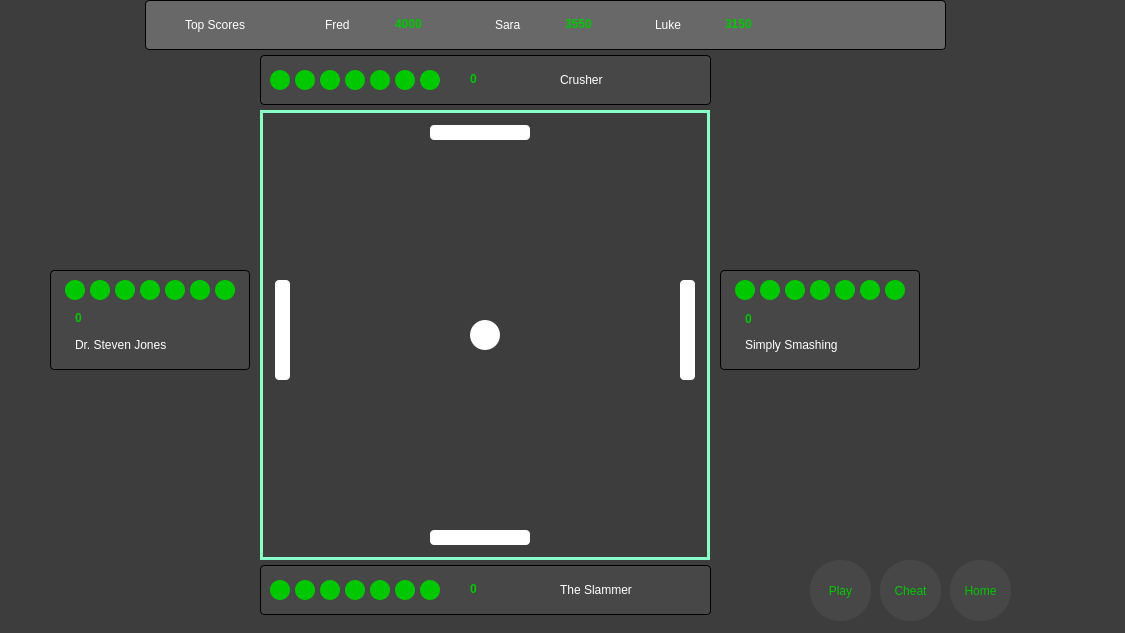
 <widget class="QWidget" name="InGame">
  <property name="geometry">
   <rect>
    <x>0</x>
    <y>0</y>
    <width>1125</width>
    <height>633</height>
   </rect>
  </property>
  <property name="mouseTracking">
   <bool>true</bool>
  </property>
  <property name="windowTitle">
   <string>All-4-Pong - Game Court</string>
  </property>
  <property name="styleSheet">
   <string notr="true">background-color: rgb(61, 61, 61);</string>
  </property>
  <widget class="QLabel" name="lblTop2Usrnm">
   <property name="geometry">
    <rect>
     <x>495</x>
     <y>15</y>
     <width>61</width>
     <height>20</height>
    </rect>
   </property>
   <property name="mouseTracking">
    <bool>true</bool>
   </property>
   <property name="styleSheet">
    <string notr="true">background-color: rgb(104,104,104);
color: rgb(255, 255, 255);
text-align: center;</string>
   </property>
   <property name="text">
    <string>Sara</string>
   </property>
  </widget>
  <widget class="QLabel" name="lblLife3PT">
   <property name="geometry">
    <rect>
     <x>320</x>
     <y>70</y>
     <width>20</width>
     <height>20</height>
    </rect>
   </property>
   <property name="mouseTracking">
    <bool>true</bool>
   </property>
   <property name="styleSheet">
    <string notr="true">background-color: rgb(0, 200, 0);
border-radius: 10px;</string>
   </property>
   <property name="text">
    <string/>
   </property>
  </widget>
  <widget class="QLabel" name="lblLife4PL">
   <property name="geometry">
    <rect>
     <x>140</x>
     <y>280</y>
     <width>20</width>
     <height>20</height>
    </rect>
   </property>
   <property name="mouseTracking">
    <bool>true</bool>
   </property>
   <property name="styleSheet">
    <string notr="true">background-color: rgb(0, 200, 0);
border-radius: 10px;</string>
   </property>
   <property name="text">
    <string/>
   </property>
  </widget>
  <widget class="QLabel" name="lblLife7PT">
   <property name="geometry">
    <rect>
     <x>420</x>
     <y>70</y>
     <width>20</width>
     <height>20</height>
    </rect>
   </property>
   <property name="mouseTracking">
    <bool>true</bool>
   </property>
   <property name="styleSheet">
    <string notr="true">background-color: rgb(0, 200, 0);
border-radius: 10px;</string>
   </property>
   <property name="text">
    <string/>
   </property>
  </widget>
  <widget class="QLabel" name="lblLife6PB">
   <property name="geometry">
    <rect>
     <x>395</x>
     <y>580</y>
     <width>20</width>
     <height>20</height>
    </rect>
   </property>
   <property name="mouseTracking">
    <bool>true</bool>
   </property>
   <property name="styleSheet">
    <string notr="true">background-color: rgb(0, 200, 0);
border-radius: 10px;</string>
   </property>
   <property name="text">
    <string/>
   </property>
  </widget>
  <widget class="QLabel" name="lblUsernamePR">
   <property name="geometry">
    <rect>
     <x>745</x>
     <y>335</y>
     <width>131</width>
     <height>20</height>
    </rect>
   </property>
   <property name="mouseTracking">
    <bool>true</bool>
   </property>
   <property name="styleSheet">
    <string notr="true">background-color: rgb(71, 71, 71);
color: rgb(255, 255, 255);
text-align: center;</string>
   </property>
   <property name="text">
    <string>Simply Smashing</string>
   </property>
  </widget>
  <widget class="QLabel" name="lblTop3Usrnm">
   <property name="geometry">
    <rect>
     <x>655</x>
     <y>15</y>
     <width>61</width>
     <height>20</height>
    </rect>
   </property>
   <property name="mouseTracking">
    <bool>true</bool>
   </property>
   <property name="styleSheet">
    <string notr="true">background-color: rgb(104,104,104);
color: rgb(255, 255, 255);
text-align: center;</string>
   </property>
   <property name="text">
    <string>Luke</string>
   </property>
  </widget>
  <widget class="QLabel" name="lblTop1Score">
   <property name="geometry">
    <rect>
     <x>395</x>
     <y>15</y>
     <width>61</width>
     <height>17</height>
    </rect>
   </property>
   <property name="font">
    <font>
     <weight>75</weight>
     <italic>false</italic>
     <bold>true</bold>
    </font>
   </property>
   <property name="mouseTracking">
    <bool>true</bool>
   </property>
   <property name="styleSheet">
    <string notr="true">background-color: rgb(104,104,104);
color: rgb(0, 200, 0);
text-align: center;</string>
   </property>
   <property name="frameShadow">
    <enum>QFrame::Plain</enum>
   </property>
   <property name="text">
    <string>4000</string>
   </property>
  </widget>
  <widget class="QLabel" name="lblPlayerBoardR">
   <property name="geometry">
    <rect>
     <x>720</x>
     <y>270</y>
     <width>200</width>
     <height>100</height>
    </rect>
   </property>
   <property name="mouseTracking">
    <bool>true</bool>
   </property>
   <property name="styleSheet">
    <string notr="true">background-color: rgb(71, 71, 71);
border: 1px solid rgb(0, 0, 0);
color: rgb(0, 200, 0);
border-radius: 4px;</string>
   </property>
   <property name="text">
    <string/>
   </property>
  </widget>
  <widget class="QLabel" name="lblTop3Score">
   <property name="geometry">
    <rect>
     <x>725</x>
     <y>15</y>
     <width>61</width>
     <height>17</height>
    </rect>
   </property>
   <property name="font">
    <font>
     <weight>75</weight>
     <italic>false</italic>
     <bold>true</bold>
    </font>
   </property>
   <property name="mouseTracking">
    <bool>true</bool>
   </property>
   <property name="styleSheet">
    <string notr="true">background-color: rgb(104,104,104);
color: rgb(0, 200, 0);
text-align: center;</string>
   </property>
   <property name="frameShadow">
    <enum>QFrame::Plain</enum>
   </property>
   <property name="text">
    <string>3150</string>
   </property>
  </widget>
  <widget class="QLabel" name="lblLife2PR">
   <property name="geometry">
    <rect>
     <x>760</x>
     <y>280</y>
     <width>20</width>
     <height>20</height>
    </rect>
   </property>
   <property name="mouseTracking">
    <bool>true</bool>
   </property>
   <property name="styleSheet">
    <string notr="true">background-color: rgb(0, 200, 0);
border-radius: 10px;</string>
   </property>
   <property name="text">
    <string/>
   </property>
  </widget>
  <widget class="QLabel" name="lblLife5PB">
   <property name="geometry">
    <rect>
     <x>370</x>
     <y>580</y>
     <width>20</width>
     <height>20</height>
    </rect>
   </property>
   <property name="mouseTracking">
    <bool>true</bool>
   </property>
   <property name="styleSheet">
    <string notr="true">background-color: rgb(0, 200, 0);
border-radius: 10px;</string>
   </property>
   <property name="text">
    <string/>
   </property>
  </widget>
  <widget class="QLabel" name="lblLeaderBoard">
   <property name="geometry">
    <rect>
     <x>145</x>
     <y>0</y>
     <width>801</width>
     <height>50</height>
    </rect>
   </property>
   <property name="mouseTracking">
    <bool>true</bool>
   </property>
   <property name="styleSheet">
    <string notr="true">background-color: rgb(104, 104, 104);
border: 1px solid rgb(0, 0, 0);
color: rgb(0, 200, 0);
border-radius: 4px;</string>
   </property>
   <property name="text">
    <string/>
   </property>
  </widget>
  <widget class="QLabel" name="lblPlayerBoardB">
   <property name="geometry">
    <rect>
     <x>260</x>
     <y>565</y>
     <width>451</width>
     <height>50</height>
    </rect>
   </property>
   <property name="mouseTracking">
    <bool>true</bool>
   </property>
   <property name="styleSheet">
    <string notr="true">background-color: rgb(71, 71, 71);
border: 1px solid rgb(0, 0, 0);
color: rgb(0, 200, 0);
border-radius: 4px;</string>
   </property>
   <property name="text">
    <string/>
   </property>
  </widget>
  <widget class="QLabel" name="lblScorePB">
   <property name="geometry">
    <rect>
     <x>470</x>
     <y>580</y>
     <width>61</width>
     <height>17</height>
    </rect>
   </property>
   <property name="font">
    <font>
     <weight>75</weight>
     <italic>false</italic>
     <bold>true</bold>
    </font>
   </property>
   <property name="mouseTracking">
    <bool>true</bool>
   </property>
   <property name="styleSheet">
    <string notr="true">background-color: rgb(71, 71, 71);
color: rgb(0, 200, 0);
text-align: center;</string>
   </property>
   <property name="frameShadow">
    <enum>QFrame::Plain</enum>
   </property>
   <property name="text">
    <string>0</string>
   </property>
  </widget>
  <widget class="QPushButton" name="btnPause">
   <property name="geometry">
    <rect>
     <x>810</x>
     <y>560</y>
     <width>61</width>
     <height>61</height>
    </rect>
   </property>
   <property name="mouseTracking">
    <bool>true</bool>
   </property>
   <property name="focusPolicy">
    <enum>Qt::NoFocus</enum>
   </property>
   <property name="styleSheet">
    <string notr="true">background-color: rgb(71, 71, 71);
color: rgb(0, 200, 0);
border-radius: 30px;</string>
   </property>
   <property name="text">
    <string>Play</string>
   </property>
   <property name="checkable">
    <bool>false</bool>
   </property>
   <property name="checked">
    <bool>false</bool>
   </property>
  </widget>
  <widget class="QLabel" name="lblUsernamePT">
   <property name="geometry">
    <rect>
     <x>560</x>
     <y>70</y>
     <width>131</width>
     <height>20</height>
    </rect>
   </property>
   <property name="mouseTracking">
    <bool>true</bool>
   </property>
   <property name="styleSheet">
    <string notr="true">background-color: rgb(71, 71, 71);
color: rgb(255, 255, 255);
text-align: center;</string>
   </property>
   <property name="text">
    <string>Crusher</string>
   </property>
  </widget>
  <widget class="QPushButton" name="btnCheat">
   <property name="geometry">
    <rect>
     <x>880</x>
     <y>560</y>
     <width>61</width>
     <height>61</height>
    </rect>
   </property>
   <property name="mouseTracking">
    <bool>true</bool>
   </property>
   <property name="focusPolicy">
    <enum>Qt::NoFocus</enum>
   </property>
   <property name="styleSheet">
    <string notr="true">background-color: rgb(71, 71, 71);
color: rgb(0, 200, 0);
border-radius: 30px;</string>
   </property>
   <property name="text">
    <string>Cheat</string>
   </property>
  </widget>
  <widget class="QLabel" name="lblLife5PL">
   <property name="geometry">
    <rect>
     <x>165</x>
     <y>280</y>
     <width>20</width>
     <height>20</height>
    </rect>
   </property>
   <property name="mouseTracking">
    <bool>true</bool>
   </property>
   <property name="styleSheet">
    <string notr="true">background-color: rgb(0, 200, 0);
border-radius: 10px;</string>
   </property>
   <property name="text">
    <string/>
   </property>
  </widget>
  <widget class="QLabel" name="lblLeaderBoardTitle">
   <property name="geometry">
    <rect>
     <x>185</x>
     <y>15</y>
     <width>81</width>
     <height>20</height>
    </rect>
   </property>
   <property name="mouseTracking">
    <bool>true</bool>
   </property>
   <property name="styleSheet">
    <string notr="true">background-color: rgb(104,104,104);
color: rgb(255, 255, 255);
text-align: center;</string>
   </property>
   <property name="text">
    <string>Top Scores</string>
   </property>
  </widget>
  <widget class="QLabel" name="lblLife3PR">
   <property name="geometry">
    <rect>
     <x>785</x>
     <y>280</y>
     <width>20</width>
     <height>20</height>
    </rect>
   </property>
   <property name="mouseTracking">
    <bool>true</bool>
   </property>
   <property name="styleSheet">
    <string notr="true">background-color: rgb(0, 200, 0);
border-radius: 10px;</string>
   </property>
   <property name="text">
    <string/>
   </property>
  </widget>
  <widget class="QLabel" name="lblScorePT">
   <property name="geometry">
    <rect>
     <x>470</x>
     <y>70</y>
     <width>61</width>
     <height>17</height>
    </rect>
   </property>
   <property name="font">
    <font>
     <weight>75</weight>
     <italic>false</italic>
     <bold>true</bold>
    </font>
   </property>
   <property name="mouseTracking">
    <bool>true</bool>
   </property>
   <property name="styleSheet">
    <string notr="true">background-color: rgb(71, 71, 71);
color: rgb(0, 200, 0);
text-align: center;</string>
   </property>
   <property name="frameShadow">
    <enum>QFrame::Plain</enum>
   </property>
   <property name="text">
    <string>0</string>
   </property>
  </widget>
  <widget class="QLabel" name="lblLife7PR">
   <property name="geometry">
    <rect>
     <x>885</x>
     <y>280</y>
     <width>20</width>
     <height>20</height>
    </rect>
   </property>
   <property name="mouseTracking">
    <bool>true</bool>
   </property>
   <property name="styleSheet">
    <string notr="true">background-color: rgb(0, 200, 0);
border-radius: 10px;</string>
   </property>
   <property name="text">
    <string/>
   </property>
  </widget>
  <widget class="QWidget" name="gameCourt" native="true">
   <property name="enabled">
    <bool>true</bool>
   </property>
   <property name="geometry">
    <rect>
     <x>260</x>
     <y>110</y>
     <width>450</width>
     <height>450</height>
    </rect>
   </property>
   <property name="mouseTracking">
    <bool>true</bool>
   </property>
   <property name="styleSheet">
    <string notr="true">.QWidget#gameCourt {
background-image: url(:/images/gameCourtBackground.png);
background-position: center;
border: 3px solid rgb(137, 255, 200);
box-shadow: 10px 10px 30px rgb(0, 0, 0);
}</string>
   </property>
   <widget class="GameLabel" name="lblBall">
    <property name="geometry">
     <rect>
      <x>210</x>
      <y>210</y>
      <width>30</width>
      <height>30</height>
     </rect>
    </property>
    <property name="mouseTracking">
     <bool>true</bool>
    </property>
    <property name="styleSheet">
     <string notr="true">border: 0px solid rgb(255, 255, 255);
background-color: rgb(255, 255, 255);
border-radius: 15px;</string>
    </property>
    <property name="text">
     <string/>
    </property>
   </widget>
   <widget class="GameLabel" name="lblPaddleBottom">
    <property name="geometry">
     <rect>
      <x>170</x>
      <y>420</y>
      <width>100</width>
      <height>15</height>
     </rect>
    </property>
    <property name="sizePolicy">
     <sizepolicy hsizetype="Preferred" vsizetype="Preferred">
      <horstretch>0</horstretch>
      <verstretch>0</verstretch>
     </sizepolicy>
    </property>
    <property name="baseSize">
     <size>
      <width>0</width>
      <height>0</height>
     </size>
    </property>
    <property name="mouseTracking">
     <bool>true</bool>
    </property>
    <property name="styleSheet">
     <string notr="true">background-color: rgb(255, 255, 255);
border-radius: 4px;</string>
    </property>
    <property name="frameShadow">
     <enum>QFrame::Raised</enum>
    </property>
    <property name="text">
     <string/>
    </property>
   </widget>
   <widget class="GameLabel" name="lblPaddleLeft">
    <property name="geometry">
     <rect>
      <x>15</x>
      <y>170</y>
      <width>15</width>
      <height>100</height>
     </rect>
    </property>
    <property name="sizePolicy">
     <sizepolicy hsizetype="Preferred" vsizetype="Preferred">
      <horstretch>0</horstretch>
      <verstretch>0</verstretch>
     </sizepolicy>
    </property>
    <property name="baseSize">
     <size>
      <width>0</width>
      <height>0</height>
     </size>
    </property>
    <property name="mouseTracking">
     <bool>true</bool>
    </property>
    <property name="styleSheet">
     <string notr="true">background-color: rgb(255, 255, 255);
border-radius: 4px;</string>
    </property>
    <property name="frameShadow">
     <enum>QFrame::Raised</enum>
    </property>
    <property name="text">
     <string/>
    </property>
   </widget>
   <widget class="GameLabel" name="lblPaddleRight">
    <property name="geometry">
     <rect>
      <x>420</x>
      <y>170</y>
      <width>15</width>
      <height>100</height>
     </rect>
    </property>
    <property name="sizePolicy">
     <sizepolicy hsizetype="Preferred" vsizetype="Preferred">
      <horstretch>0</horstretch>
      <verstretch>0</verstretch>
     </sizepolicy>
    </property>
    <property name="baseSize">
     <size>
      <width>0</width>
      <height>0</height>
     </size>
    </property>
    <property name="mouseTracking">
     <bool>true</bool>
    </property>
    <property name="styleSheet">
     <string notr="true">border-radius: 4px;
background-color: rgb(255, 255, 255);</string>
    </property>
    <property name="frameShadow">
     <enum>QFrame::Raised</enum>
    </property>
    <property name="text">
     <string/>
    </property>
   </widget>
   <widget class="GameLabel" name="lblPaddleTop">
    <property name="geometry">
     <rect>
      <x>170</x>
      <y>15</y>
      <width>100</width>
      <height>15</height>
     </rect>
    </property>
    <property name="sizePolicy">
     <sizepolicy hsizetype="Preferred" vsizetype="Preferred">
      <horstretch>0</horstretch>
      <verstretch>0</verstretch>
     </sizepolicy>
    </property>
    <property name="baseSize">
     <size>
      <width>0</width>
      <height>0</height>
     </size>
    </property>
    <property name="mouseTracking">
     <bool>true</bool>
    </property>
    <property name="styleSheet">
     <string notr="true">background-color: rgb(255, 255, 255);
border-radius: 4px;</string>
    </property>
    <property name="frameShadow">
     <enum>QFrame::Raised</enum>
    </property>
    <property name="text">
     <string/>
    </property>
   </widget>
   <zorder>lblBall</zorder>
   <zorder>lblPaddleBottom</zorder>
   <zorder>lblPaddleLeft</zorder>
   <zorder>lblPaddleTop</zorder>
   <zorder>lblPaddleRight</zorder>
  </widget>
  <widget class="QLabel" name="lblTop2Score">
   <property name="geometry">
    <rect>
     <x>565</x>
     <y>15</y>
     <width>61</width>
     <height>17</height>
    </rect>
   </property>
   <property name="font">
    <font>
     <weight>75</weight>
     <italic>false</italic>
     <bold>true</bold>
    </font>
   </property>
   <property name="mouseTracking">
    <bool>true</bool>
   </property>
   <property name="styleSheet">
    <string notr="true">background-color: rgb(104,104,104);
color: rgb(0, 200, 0);
text-align: center;</string>
   </property>
   <property name="frameShadow">
    <enum>QFrame::Plain</enum>
   </property>
   <property name="text">
    <string>3550</string>
   </property>
  </widget>
  <widget class="QLabel" name="lblLife6PR">
   <property name="geometry">
    <rect>
     <x>860</x>
     <y>280</y>
     <width>20</width>
     <height>20</height>
    </rect>
   </property>
   <property name="mouseTracking">
    <bool>true</bool>
   </property>
   <property name="styleSheet">
    <string notr="true">background-color: rgb(0, 200, 0);
border-radius: 10px;</string>
   </property>
   <property name="text">
    <string/>
   </property>
  </widget>
  <widget class="QLabel" name="lblLife4PB">
   <property name="geometry">
    <rect>
     <x>345</x>
     <y>580</y>
     <width>20</width>
     <height>20</height>
    </rect>
   </property>
   <property name="mouseTracking">
    <bool>true</bool>
   </property>
   <property name="styleSheet">
    <string notr="true">background-color: rgb(0, 200, 0);
border-radius: 10px;</string>
   </property>
   <property name="text">
    <string/>
   </property>
  </widget>
  <widget class="QLabel" name="lblLife6PT">
   <property name="geometry">
    <rect>
     <x>395</x>
     <y>70</y>
     <width>20</width>
     <height>20</height>
    </rect>
   </property>
   <property name="mouseTracking">
    <bool>true</bool>
   </property>
   <property name="styleSheet">
    <string notr="true">background-color: rgb(0, 200, 0);
border-radius: 10px;</string>
   </property>
   <property name="text">
    <string/>
   </property>
  </widget>
  <widget class="QLabel" name="lblLife3PB">
   <property name="geometry">
    <rect>
     <x>320</x>
     <y>580</y>
     <width>20</width>
     <height>20</height>
    </rect>
   </property>
   <property name="mouseTracking">
    <bool>true</bool>
   </property>
   <property name="styleSheet">
    <string notr="true">background-color: rgb(0, 200, 0);
border-radius: 10px;</string>
   </property>
   <property name="text">
    <string/>
   </property>
  </widget>
  <widget class="QLabel" name="lblPlayerBoardL">
   <property name="geometry">
    <rect>
     <x>50</x>
     <y>270</y>
     <width>200</width>
     <height>100</height>
    </rect>
   </property>
   <property name="mouseTracking">
    <bool>true</bool>
   </property>
   <property name="styleSheet">
    <string notr="true">background-color: rgb(71, 71, 71);
border: 1px solid rgb(0, 0, 0);
color: rgb(0, 200, 0);
border-radius: 4px;</string>
   </property>
   <property name="text">
    <string/>
   </property>
  </widget>
  <widget class="QLabel" name="lblLife1PL">
   <property name="geometry">
    <rect>
     <x>65</x>
     <y>280</y>
     <width>20</width>
     <height>20</height>
    </rect>
   </property>
   <property name="mouseTracking">
    <bool>true</bool>
   </property>
   <property name="styleSheet">
    <string notr="true">background-color: rgb(0, 200, 0);
border-radius: 10px;</string>
   </property>
   <property name="text">
    <string/>
   </property>
  </widget>
  <widget class="QLabel" name="lblLife5PT">
   <property name="geometry">
    <rect>
     <x>370</x>
     <y>70</y>
     <width>20</width>
     <height>20</height>
    </rect>
   </property>
   <property name="mouseTracking">
    <bool>true</bool>
   </property>
   <property name="styleSheet">
    <string notr="true">background-color: rgb(0, 200, 0);
border-radius: 10px;</string>
   </property>
   <property name="text">
    <string/>
   </property>
  </widget>
  <widget class="QLabel" name="lblLife1PB">
   <property name="geometry">
    <rect>
     <x>270</x>
     <y>580</y>
     <width>20</width>
     <height>20</height>
    </rect>
   </property>
   <property name="mouseTracking">
    <bool>true</bool>
   </property>
   <property name="styleSheet">
    <string notr="true">background-color: rgb(0, 200, 0);
border-radius: 10px;</string>
   </property>
   <property name="text">
    <string/>
   </property>
  </widget>
  <widget class="QLabel" name="lblLife1PT">
   <property name="geometry">
    <rect>
     <x>270</x>
     <y>70</y>
     <width>20</width>
     <height>20</height>
    </rect>
   </property>
   <property name="mouseTracking">
    <bool>true</bool>
   </property>
   <property name="styleSheet">
    <string notr="true">background-color: rgb(0, 200, 0);
border-radius: 10px;</string>
   </property>
   <property name="text">
    <string/>
   </property>
  </widget>
  <widget class="QLabel" name="lblUsernamePL">
   <property name="geometry">
    <rect>
     <x>75</x>
     <y>335</y>
     <width>131</width>
     <height>20</height>
    </rect>
   </property>
   <property name="mouseTracking">
    <bool>true</bool>
   </property>
   <property name="styleSheet">
    <string notr="true">background-color: rgb(71, 71, 71);
color: rgb(255, 255, 255);
text-align: center;</string>
   </property>
   <property name="text">
    <string>Dr. Steven Jones</string>
   </property>
  </widget>
  <widget class="QLabel" name="lblLife4PT">
   <property name="geometry">
    <rect>
     <x>345</x>
     <y>70</y>
     <width>20</width>
     <height>20</height>
    </rect>
   </property>
   <property name="mouseTracking">
    <bool>true</bool>
   </property>
   <property name="styleSheet">
    <string notr="true">background-color: rgb(0, 200, 0);
border-radius: 10px;</string>
   </property>
   <property name="text">
    <string/>
   </property>
  </widget>
  <widget class="QLabel" name="lblPlayerBoardT">
   <property name="geometry">
    <rect>
     <x>260</x>
     <y>55</y>
     <width>451</width>
     <height>50</height>
    </rect>
   </property>
   <property name="mouseTracking">
    <bool>true</bool>
   </property>
   <property name="styleSheet">
    <string notr="true">background-color: rgb(71, 71, 71);
border: 1px solid rgb(0, 0, 0);
color: rgb(0, 200, 0);
border-radius: 4px;</string>
   </property>
   <property name="text">
    <string/>
   </property>
  </widget>
  <widget class="QLabel" name="lblLife2PT">
   <property name="geometry">
    <rect>
     <x>295</x>
     <y>70</y>
     <width>20</width>
     <height>20</height>
    </rect>
   </property>
   <property name="mouseTracking">
    <bool>true</bool>
   </property>
   <property name="styleSheet">
    <string notr="true">background-color: rgb(0, 200, 0);
border-radius: 10px;</string>
   </property>
   <property name="text">
    <string/>
   </property>
  </widget>
  <widget class="QLabel" name="lblLife7PL">
   <property name="geometry">
    <rect>
     <x>215</x>
     <y>280</y>
     <width>20</width>
     <height>20</height>
    </rect>
   </property>
   <property name="mouseTracking">
    <bool>true</bool>
   </property>
   <property name="styleSheet">
    <string notr="true">background-color: rgb(0, 200, 0);
border-radius: 10px;</string>
   </property>
   <property name="text">
    <string/>
   </property>
  </widget>
  <widget class="QLabel" name="lblLife3PL">
   <property name="geometry">
    <rect>
     <x>115</x>
     <y>280</y>
     <width>20</width>
     <height>20</height>
    </rect>
   </property>
   <property name="mouseTracking">
    <bool>true</bool>
   </property>
   <property name="styleSheet">
    <string notr="true">background-color: rgb(0, 200, 0);
border-radius: 10px;</string>
   </property>
   <property name="text">
    <string/>
   </property>
  </widget>
  <widget class="QLabel" name="lblTop1Usrnm">
   <property name="geometry">
    <rect>
     <x>325</x>
     <y>15</y>
     <width>61</width>
     <height>20</height>
    </rect>
   </property>
   <property name="mouseTracking">
    <bool>true</bool>
   </property>
   <property name="styleSheet">
    <string notr="true">background-color: rgb(104,104,104);
color: rgb(255, 255, 255);
text-align: center;</string>
   </property>
   <property name="text">
    <string>Fred</string>
   </property>
  </widget>
  <widget class="QLabel" name="lblScorePR">
   <property name="geometry">
    <rect>
     <x>745</x>
     <y>310</y>
     <width>61</width>
     <height>17</height>
    </rect>
   </property>
   <property name="font">
    <font>
     <weight>75</weight>
     <italic>false</italic>
     <bold>true</bold>
    </font>
   </property>
   <property name="mouseTracking">
    <bool>true</bool>
   </property>
   <property name="styleSheet">
    <string notr="true">background-color: rgb(71, 71, 71);
color: rgb(0, 200, 0);
text-align: center;</string>
   </property>
   <property name="frameShadow">
    <enum>QFrame::Plain</enum>
   </property>
   <property name="text">
    <string>0</string>
   </property>
  </widget>
  <widget class="QLabel" name="lblLife5PR">
   <property name="geometry">
    <rect>
     <x>835</x>
     <y>280</y>
     <width>20</width>
     <height>20</height>
    </rect>
   </property>
   <property name="mouseTracking">
    <bool>true</bool>
   </property>
   <property name="styleSheet">
    <string notr="true">background-color: rgb(0, 200, 0);
border-radius: 10px;</string>
   </property>
   <property name="text">
    <string/>
   </property>
  </widget>
  <widget class="QLabel" name="lblLife7PB">
   <property name="geometry">
    <rect>
     <x>420</x>
     <y>580</y>
     <width>20</width>
     <height>20</height>
    </rect>
   </property>
   <property name="mouseTracking">
    <bool>true</bool>
   </property>
   <property name="styleSheet">
    <string notr="true">background-color: rgb(0, 200, 0);
border-radius: 10px;</string>
   </property>
   <property name="text">
    <string/>
   </property>
  </widget>
  <widget class="QLabel" name="lblScorePL">
   <property name="geometry">
    <rect>
     <x>75</x>
     <y>310</y>
     <width>61</width>
     <height>16</height>
    </rect>
   </property>
   <property name="font">
    <font>
     <weight>75</weight>
     <italic>false</italic>
     <bold>true</bold>
    </font>
   </property>
   <property name="mouseTracking">
    <bool>true</bool>
   </property>
   <property name="styleSheet">
    <string notr="true">background-color: rgb(71, 71, 71);
color: rgb(0, 200, 0);
text-align: center;</string>
   </property>
   <property name="frameShadow">
    <enum>QFrame::Plain</enum>
   </property>
   <property name="text">
    <string>0</string>
   </property>
  </widget>
  <widget class="QLabel" name="lblUsernamePB">
   <property name="geometry">
    <rect>
     <x>560</x>
     <y>580</y>
     <width>131</width>
     <height>20</height>
    </rect>
   </property>
   <property name="mouseTracking">
    <bool>true</bool>
   </property>
   <property name="styleSheet">
    <string notr="true">background-color: rgb(71, 71, 71);
color: rgb(255, 255, 255);
text-align: center;</string>
   </property>
   <property name="text">
    <string>The Slammer</string>
   </property>
  </widget>
  <widget class="QLabel" name="lblLife1PR">
   <property name="geometry">
    <rect>
     <x>735</x>
     <y>280</y>
     <width>20</width>
     <height>20</height>
    </rect>
   </property>
   <property name="mouseTracking">
    <bool>true</bool>
   </property>
   <property name="styleSheet">
    <string notr="true">background-color: rgb(0, 200, 0);
border-radius: 10px;</string>
   </property>
   <property name="text">
    <string/>
   </property>
  </widget>
  <widget class="QLabel" name="lblLife6PL">
   <property name="geometry">
    <rect>
     <x>190</x>
     <y>280</y>
     <width>20</width>
     <height>20</height>
    </rect>
   </property>
   <property name="mouseTracking">
    <bool>true</bool>
   </property>
   <property name="styleSheet">
    <string notr="true">background-color: rgb(0, 200, 0);
border-radius: 10px;</string>
   </property>
   <property name="text">
    <string/>
   </property>
  </widget>
  <widget class="QLabel" name="lblLife2PL">
   <property name="geometry">
    <rect>
     <x>90</x>
     <y>280</y>
     <width>20</width>
     <height>20</height>
    </rect>
   </property>
   <property name="mouseTracking">
    <bool>true</bool>
   </property>
   <property name="styleSheet">
    <string notr="true">background-color: rgb(0, 200, 0);
border-radius: 10px;</string>
   </property>
   <property name="text">
    <string/>
   </property>
  </widget>
  <widget class="QLabel" name="lblLife2PB">
   <property name="geometry">
    <rect>
     <x>295</x>
     <y>580</y>
     <width>20</width>
     <height>20</height>
    </rect>
   </property>
   <property name="mouseTracking">
    <bool>true</bool>
   </property>
   <property name="styleSheet">
    <string notr="true">background-color: rgb(0, 200, 0);
border-radius: 10px;</string>
   </property>
   <property name="text">
    <string/>
   </property>
  </widget>
  <widget class="QLabel" name="lblLife4PR">
   <property name="geometry">
    <rect>
     <x>810</x>
     <y>280</y>
     <width>20</width>
     <height>20</height>
    </rect>
   </property>
   <property name="mouseTracking">
    <bool>true</bool>
   </property>
   <property name="styleSheet">
    <string notr="true">background-color: rgb(0, 200, 0);
border-radius: 10px;</string>
   </property>
   <property name="text">
    <string/>
   </property>
  </widget>
  <widget class="QPushButton" name="btnHome">
   <property name="geometry">
    <rect>
     <x>950</x>
     <y>560</y>
     <width>61</width>
     <height>61</height>
    </rect>
   </property>
   <property name="mouseTracking">
    <bool>true</bool>
   </property>
   <property name="focusPolicy">
    <enum>Qt::NoFocus</enum>
   </property>
   <property name="styleSheet">
    <string notr="true">background-color: rgb(71, 71, 71);
color: rgb(0, 200, 0);
border-radius: 30px;</string>
   </property>
   <property name="text">
    <string>Home</string>
   </property>
  </widget>
  <widget class="QLabel" name="lblGameDeclaration">
   <property name="geometry">
    <rect>
     <x>290</x>
     <y>240</y>
     <width>391</width>
     <height>71</height>
    </rect>
   </property>
   <property name="font">
    <font>
     <family>URW Gothic L</family>
     <pointsize>49</pointsize>
     <weight>75</weight>
     <italic>true</italic>
     <bold>true</bold>
    </font>
   </property>
   <property name="mouseTracking">
    <bool>true</bool>
   </property>
   <property name="styleSheet">
    <string notr="true">background-color: none;
color: rgb(255, 255, 255);</string>
   </property>
   <property name="text">
    <string/>
   </property>
  </widget>
  <widget class="QLabel" name="lblPlayDeclaration">
   <property name="geometry">
    <rect>
     <x>340</x>
     <y>360</y>
     <width>291</width>
     <height>31</height>
    </rect>
   </property>
   <property name="font">
    <font>
     <family>URW Gothic L</family>
     <pointsize>20</pointsize>
     <weight>75</weight>
     <italic>true</italic>
     <bold>true</bold>
    </font>
   </property>
   <property name="mouseTracking">
    <bool>true</bool>
   </property>
   <property name="styleSheet">
    <string notr="true">background-color: none;
color: rgb(255, 255, 255);</string>
   </property>
   <property name="text">
    <string/>
   </property>
  </widget>
  <zorder>gameCourt</zorder>
  <zorder>lblPlayerBoardB</zorder>
  <zorder>lblLeaderBoard</zorder>
  <zorder>lblPlayerBoardL</zorder>
  <zorder>lblPlayerBoardR</zorder>
  <zorder>lblPlayerBoardT</zorder>
  <zorder>lblTop2Usrnm</zorder>
  <zorder>lblLife3PT</zorder>
  <zorder>lblLife4PL</zorder>
  <zorder>lblLife7PT</zorder>
  <zorder>lblLife6PB</zorder>
  <zorder>lblUsernamePR</zorder>
  <zorder>lblTop3Usrnm</zorder>
  <zorder>lblTop1Score</zorder>
  <zorder>lblTop3Score</zorder>
  <zorder>lblLife2PR</zorder>
  <zorder>lblLife5PB</zorder>
  <zorder>lblScorePB</zorder>
  <zorder>btnPause</zorder>
  <zorder>lblUsernamePT</zorder>
  <zorder>btnCheat</zorder>
  <zorder>lblLife5PL</zorder>
  <zorder>lblLeaderBoardTitle</zorder>
  <zorder>lblLife3PR</zorder>
  <zorder>lblScorePT</zorder>
  <zorder>lblLife7PR</zorder>
  <zorder>lblTop2Score</zorder>
  <zorder>lblLife6PR</zorder>
  <zorder>lblLife4PB</zorder>
  <zorder>lblLife6PT</zorder>
  <zorder>lblLife3PB</zorder>
  <zorder>lblLife1PL</zorder>
  <zorder>lblLife5PT</zorder>
  <zorder>lblLife1PB</zorder>
  <zorder>lblLife1PT</zorder>
  <zorder>lblUsernamePL</zorder>
  <zorder>lblLife4PT</zorder>
  <zorder>lblLife7PL</zorder>
  <zorder>lblLife3PL</zorder>
  <zorder>lblTop1Usrnm</zorder>
  <zorder>lblScorePR</zorder>
  <zorder>lblLife5PR</zorder>
  <zorder>lblLife7PB</zorder>
  <zorder>lblScorePL</zorder>
  <zorder>lblUsernamePB</zorder>
  <zorder>lblLife1PR</zorder>
  <zorder>lblLife6PL</zorder>
  <zorder>lblLife2PL</zorder>
  <zorder>lblLife2PB</zorder>
  <zorder>lblLife4PR</zorder>
  <zorder>lblLife2PT</zorder>
  <zorder>btnHome</zorder>
  <zorder>lblGameDeclaration</zorder>
  <zorder>lblPlayDeclaration</zorder>
 </widget>
